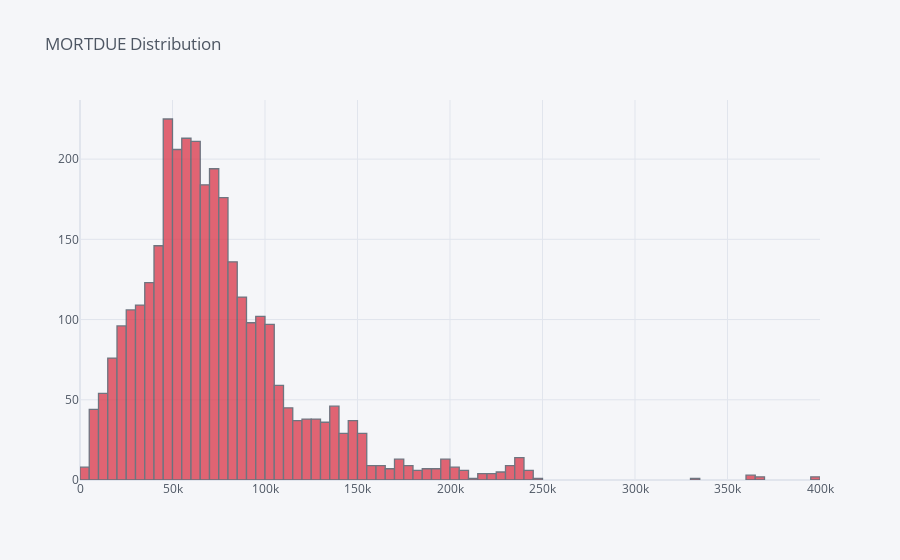
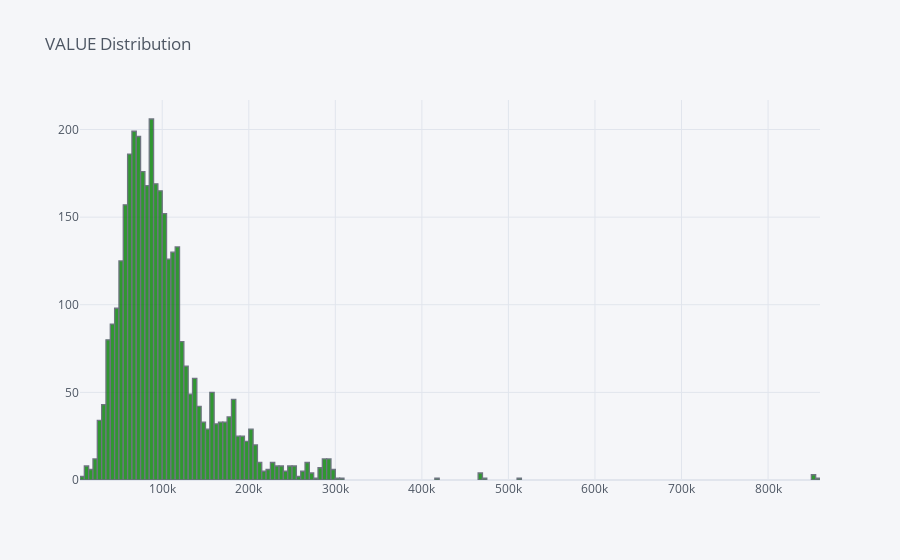
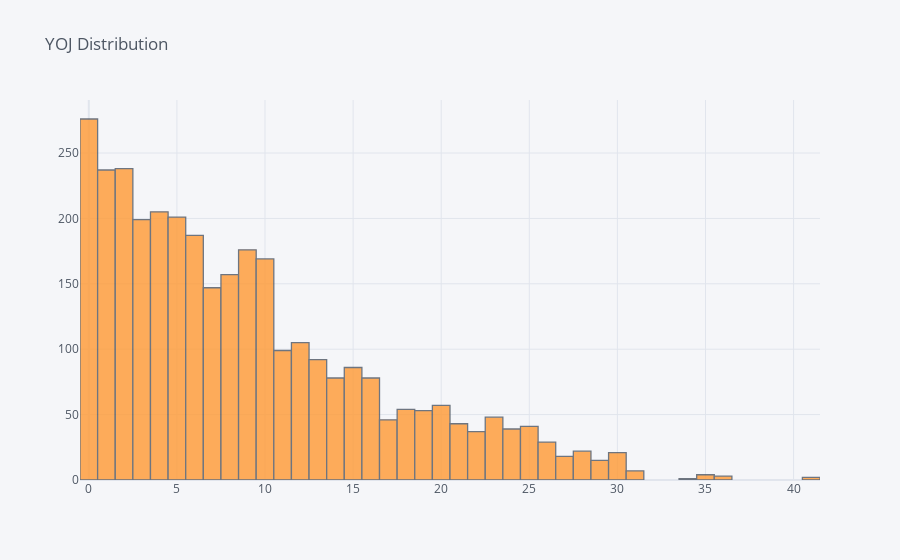
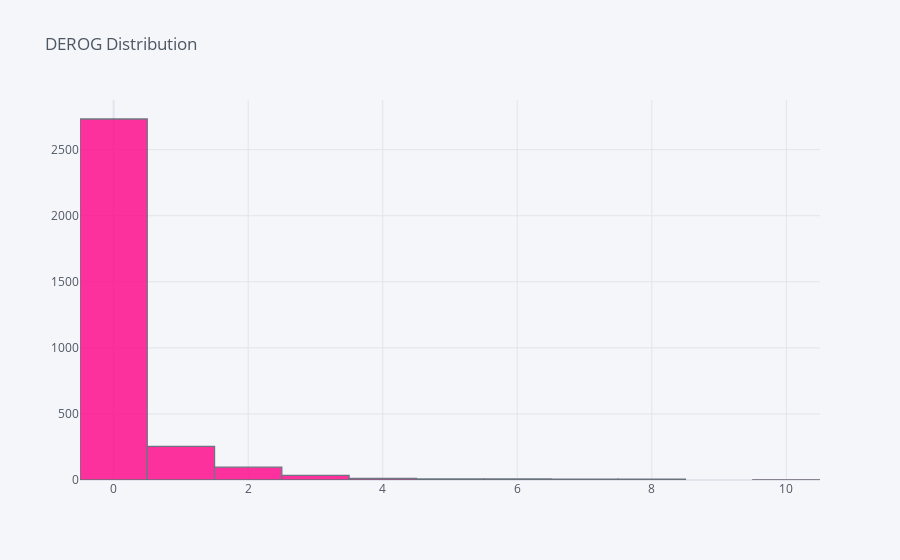

Here is the notebook cell these charts were saved with, in order:
### Markdown cell above
now we will visualize this data:

### Code cell
colors = ["red","green","orange","pink","cyan","red","green","orange","pink"]
for color,col in enumerate(Floats):    
    Train[col].iplot(kind='histogram',title = f"{col} Distribution",color = colors[color], filename='histogram-subplots')

### Figure 1 — Plotly figure (JSON) as saved in the notebook; plotly's stock layout.template omitted (floating-point values rounded to 4 significant figures; data arrays with more than 128 entries replaced by an {"elided": "..."} marker saying what was removed)
{"data": [{"histfunc": "count", "histnorm": "", "marker": {"color": "rgba(219, 64, 82, 1.0)", "line": {"color": "#4D5663", "width": 1.3}}, "name": "MORTDUE", "opacity": 0.8, "orientation": "v", "type": "histogram", "x": {"elided": "3576 float values"}}], "layout": {"autosize": true, "barmode": "overlay", "legend": {"bgcolor": "#F5F6F9", "font": {"color": "#4D5663"}}, "paper_bgcolor": "#F5F6F9", "plot_bgcolor": "#F5F6F9", "title": {"font": {"color": "#4D5663"}, "text": "MORTDUE Distribution"}, "xaxis": {"autorange": true, "gridcolor": "#E1E5ED", "range": [0, 400000], "showgrid": true, "tickfont": {"color": "#4D5663"}, "title": {"font": {"color": "#4D5663"}, "text": ""}, "type": "linear", "zerolinecolor": "#E1E5ED"}, "yaxis": {"autorange": true, "gridcolor": "#E1E5ED", "range": [0, 236.8], "showgrid": true, "tickfont": {"color": "#4D5663"}, "title": {"font": {"color": "#4D5663"}, "text": ""}, "zerolinecolor": "#E1E5ED"}}}

### Figure 2 — Plotly figure (JSON) as saved in the notebook; plotly's stock layout.template omitted (floating-point values rounded to 4 significant figures; data arrays with more than 128 entries replaced by an {"elided": "..."} marker saying what was removed)
{"data": [{"histfunc": "count", "histnorm": "", "marker": {"color": "rgba(0, 128, 0, 1.0)", "line": {"color": "#4D5663", "width": 1.3}}, "name": "VALUE", "opacity": 0.8, "orientation": "v", "type": "histogram", "x": {"elided": "3576 float values"}}], "layout": {"autosize": true, "barmode": "overlay", "legend": {"bgcolor": "#F5F6F9", "font": {"color": "#4D5663"}}, "paper_bgcolor": "#F5F6F9", "plot_bgcolor": "#F5F6F9", "title": {"font": {"color": "#4D5663"}, "text": "VALUE Distribution"}, "xaxis": {"autorange": true, "gridcolor": "#E1E5ED", "range": [5000, 860000], "showgrid": true, "tickfont": {"color": "#4D5663"}, "title": {"font": {"color": "#4D5663"}, "text": ""}, "type": "linear", "zerolinecolor": "#E1E5ED"}, "yaxis": {"autorange": true, "gridcolor": "#E1E5ED", "range": [0, 216.8], "showgrid": true, "tickfont": {"color": "#4D5663"}, "title": {"font": {"color": "#4D5663"}, "text": ""}, "zerolinecolor": "#E1E5ED"}}}

### Figure 3 — Plotly figure (JSON) as saved in the notebook; plotly's stock layout.template omitted (floating-point values rounded to 4 significant figures; data arrays with more than 128 entries replaced by an {"elided": "..."} marker saying what was removed)
{"data": [{"histfunc": "count", "histnorm": "", "marker": {"color": "rgba(255, 153, 51, 1.0)", "line": {"color": "#4D5663", "width": 1.3}}, "name": "YOJ", "opacity": 0.8, "orientation": "v", "type": "histogram", "x": {"elided": "3576 float values"}}], "layout": {"autosize": true, "barmode": "overlay", "legend": {"bgcolor": "#F5F6F9", "font": {"color": "#4D5663"}}, "paper_bgcolor": "#F5F6F9", "plot_bgcolor": "#F5F6F9", "title": {"font": {"color": "#4D5663"}, "text": "YOJ Distribution"}, "xaxis": {"autorange": true, "gridcolor": "#E1E5ED", "range": [-0.5, 41.5], "showgrid": true, "tickfont": {"color": "#4D5663"}, "title": {"font": {"color": "#4D5663"}, "text": ""}, "type": "linear", "zerolinecolor": "#E1E5ED"}, "yaxis": {"autorange": true, "gridcolor": "#E1E5ED", "range": [0, 290.5], "showgrid": true, "tickfont": {"color": "#4D5663"}, "title": {"font": {"color": "#4D5663"}, "text": ""}, "zerolinecolor": "#E1E5ED"}}}

### Figure 4 — Plotly figure (JSON) as saved in the notebook; plotly's stock layout.template omitted (floating-point values rounded to 4 significant figures; data arrays with more than 128 entries replaced by an {"elided": "..."} marker saying what was removed)
{"data": [{"histfunc": "count", "histnorm": "", "marker": {"color": "rgba(255, 0, 136, 1.0)", "line": {"color": "#4D5663", "width": 1.3}}, "name": "DEROG", "opacity": 0.8, "orientation": "v", "type": "histogram", "x": {"elided": "3576 int values"}}], "layout": {"autosize": true, "barmode": "overlay", "legend": {"bgcolor": "#F5F6F9", "font": {"color": "#4D5663"}}, "paper_bgcolor": "#F5F6F9", "plot_bgcolor": "#F5F6F9", "title": {"font": {"color": "#4D5663"}, "text": "DEROG Distribution"}, "xaxis": {"autorange": true, "gridcolor": "#E1E5ED", "range": [-0.5, 10.5], "showgrid": true, "tickfont": {"color": "#4D5663"}, "title": {"font": {"color": "#4D5663"}, "text": ""}, "type": "linear", "zerolinecolor": "#E1E5ED"}, "yaxis": {"autorange": true, "gridcolor": "#E1E5ED", "range": [0, 2876.0], "showgrid": true, "tickfont": {"color": "#4D5663"}, "title": {"font": {"color": "#4D5663"}, "text": ""}, "zerolinecolor": "#E1E5ED"}}}
